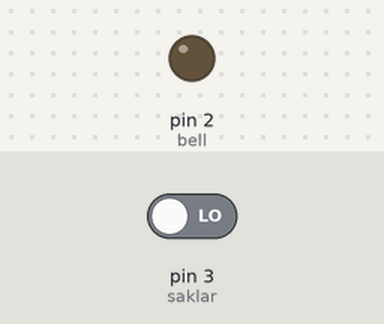
The sketch below on a simulated Arduino Uno, built with avr-gcc and run on an emulated ATmega328P. Shown: output pins drawn as LEDs (lit = HIGH). The test bench sets the inputs (shaded band); at power-on: pin 3 (saklar) LOW. What the sketch prints to the serial monitor is not drawn.

Above: at 1.2 s.
1.3 s: pin 3 (saklar) driven HIGH
At 2.5 s:
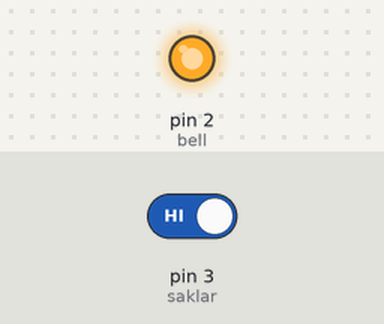
2.8 s: pin 3 (saklar) driven LOW
At 3.8 s:
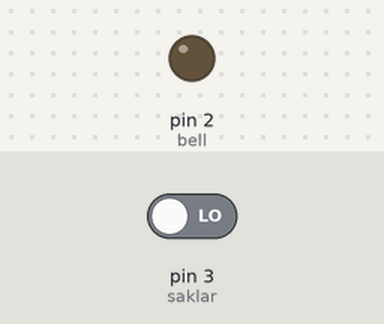
Timing chart, 0 to 5.8 s (numbered marks = the images above; inputs shaded):
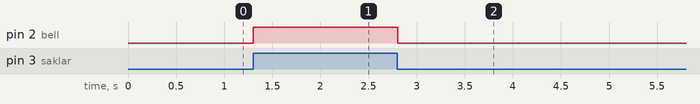

Measured:
- after the input at 1.3 s, pin 2 (bell): LOW → HIGH at once
- after the input at 2.8 s, pin 2 (bell): HIGH → LOW at once

The sketch:

saklar.ino
```cpp
int saklar = 3;
int bell =  2;
void setup() {
  // put your setup code here, to run once:
  Serial.begin(9600);
pinMode(saklar,INPUT);
pinMode(bell,OUTPUT);
}

void loop() {
  // put your main code here, to run repeatedly:
if(digitalRead(saklar) == HIGH){
   Serial.print(saklar);
   digitalWrite(bell,HIGH);
}else{
   Serial.print(saklar);
   digitalWrite(bell,LOW);
 }
}
```
